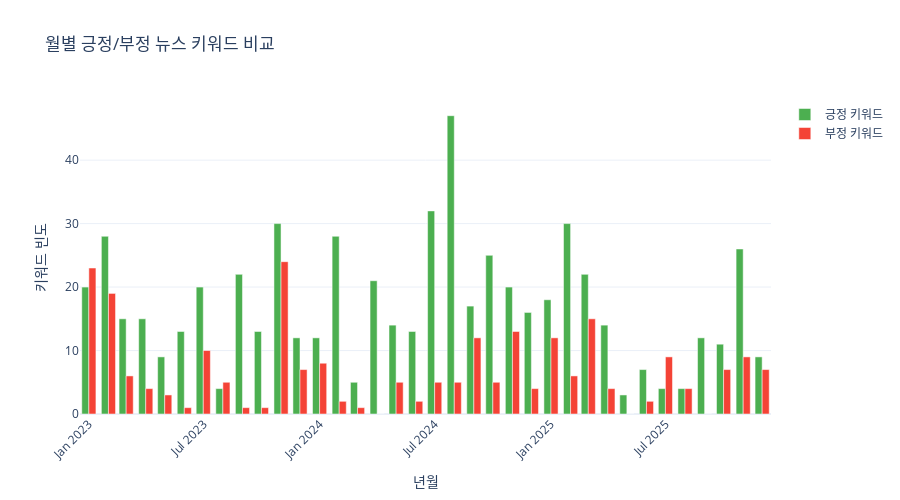

The code cell stored with this chart in its notebook:
### Markdown cell above
### 15-2. 긍정/부정 뉴스 비교

### Code cell
fig2 = go.Figure()

fig2.add_trace(go.Bar(x=monthly_sentiment['date'], y=monthly_sentiment['positive_count'],
                      name='긍정 키워드', marker_color='#4CAF50'))
fig2.add_trace(go.Bar(x=monthly_sentiment['date'], y=monthly_sentiment['negative_count'],
                      name='부정 키워드', marker_color='#F44336'))

fig2.update_layout(
    title='월별 긍정/부정 뉴스 키워드 비교',
    xaxis=dict(title='년월', tickangle=-45),
    yaxis=dict(title='키워드 빈도'),
    barmode='group', hovermode='x unified', template='plotly_white', height=500
)

fig2.show()
